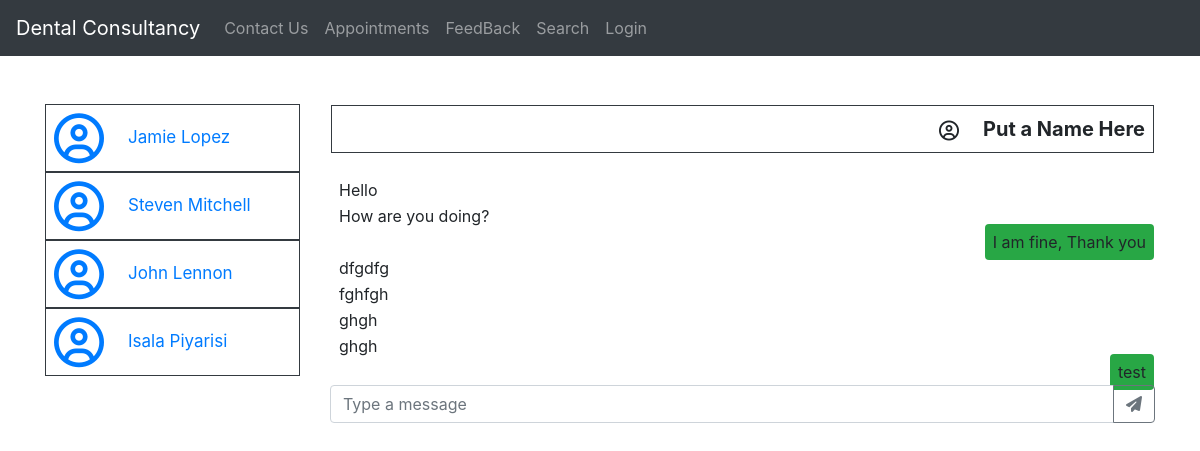
Page /messages.php?receiverID=1 on the committed database.
### tables this page shows
CREATE TABLE `user` (
  `userID` int(11) NOT NULL,
  `userType` varchar(10) NOT NULL,
  `userFname` varchar(20) NOT NULL,
  `userSName` varchar(20) NOT NULL,
  `userAddress` varchar(100) NOT NULL,
  `userContactNo` varchar(20) NOT NULL,
  `userEmail` varchar(30) NOT NULL,
  `userPassword` varchar(30) NOT NULL
);

### messages.php (the view, shortened to what this page needs)
<?php
include("db.php");
$receiverID = $_GET['receiverID'];
echo '<!DOCTYPE html>';
echo '<html lang="en">';
echo '<head>';
echo '<link rel="stylesheet" href="https://stackpath.bootstrapcdn.com/bootstrap/4.4.1/css/bootstrap.min.css">';
echo '</head>';
echo '<body>';
    echo '<div class="container mt-5">';
    echo '<div class="row">';
    echo '<div class="col-sm-3">';
                foreach ($dbh->query('SELECT userID,userFname,userSName from user') as $row) {
                    echo '<a href=messages.php?receiverID=' . $row['userID'] . '>';
                    echo '<div class="d-flex align-items-center border border-dark p-2">';
                    echo '<i class="far fa-user-circle" style="font-size: 50px;"></i>';
                    echo '<span class="ml-4" style="font-size: 17px;">' . $row['userFname'] . ' ' . $row['userSName'] . '</span>';
                    echo '</div>';
                    echo '</a>';
                }
            echo '</div>';
            echo '<div class="col-sm">';
            echo '<table style="width: 100%;">';
                    echo '<tr>';
                    echo '<th class="text-right pb-4 ">';
                    echo '<div class="border border-dark p-2 ">';
                    echo '<i class="far fa-user-circle fa-lg"></i>';
                    echo '<span class="ml-4" style="font-size: 20px;">Put a Name Here</span>';
                    echo '</div>';
                    echo '</th>';
                    echo '</tr>';
                    $sql = "SELECT message.message, message.senderID, message.receiverID, CONCAT(user.userFname, ' ', user.userSName) as receiverName FROM message INNER JOIN user ON user.userID=receiverID WHERE senderID = " . $receiverID . " or receiverID = " . $receiverID . " ORDER BY createdAt";
                    foreach ($dbh->query($sql) as $row) {
                        if ($row['senderID'] ==  $receiverID) {
                            echo '<tr class="mb-2">';
                            echo '<td><span class="rounded p-2">' . $row['message'] . '</span></td>';
                            echo '</tr>';
                        } else {
                            echo '<tr class="text-right mb-2">';
                            echo '<td><span class="rounded bg-success p-2">' . $row['message'] . '</span></td>';
                            echo '</tr>';
                        }
                    }
            echo '</table>';
            echo '<form method="GET">';
            echo '<div class="input-group mb-3">';
            echo '<input name="message" type="text" class="form-control" placeholder="Type a message" aria-label="Type a message" aria-describedby="send-message">';
                            echo '<div class="input-group-append">';
                            echo '<button class="btn btn-outline-secondary" type="submit" id="send-message"><i class="fas fa-paper-plane"></i></button>';
                            echo '</div>';
                            echo '</div>';
                            echo '</form>';
                            echo '</div>';
                            echo '</div>';
        echo '</div>';
echo '</body>';
echo '</html>';
?>

### rows in the picture
user: userFname "Jamie", userSName "Lopez"
user: userFname "Steven", userSName "Mitchell"
user: userFname "John", userSName "Lennon"
user: userFname "Isala", userSName "Piyarisi"

### other values in the picture
$row['message'] "Hello"
$row['message'] "How are you doing?"
$row['message'] "I am fine, Thank you"
$row['message'] "dfgdfg"
$row['message'] "fghfgh"
$row['message'] "ghgh"
$row['message'] "test"
